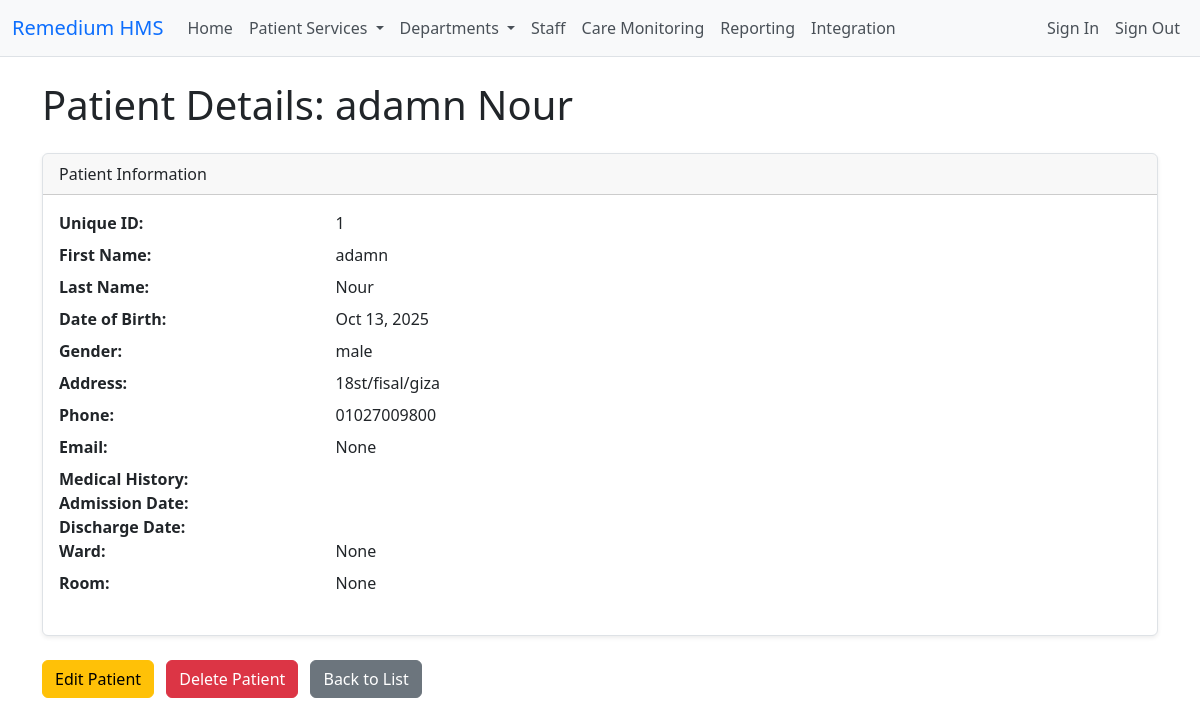
The page /patients/1/ (signed in) on the database its author committed.
### patients/models.py (models this page shows, shortened)
class Patient(models.Model):
    GENDER_CHOICES = [
        ('M', 'Male'),
        ('F', 'Female'),
        ('O', 'Other'),
        ('P', 'Prefer not to say'),
    ]
    class Meta:
        app_label = 'patients'
        permissions = [
            ('patients_view_patient', 'Can view patient'),
            ('patients_add_patient', 'Can add patient'),
            ('patients_change_patient', 'Can change patient'),
            ('patients_delete_patient', 'Can delete patient'),
        ]
        constraints = [
            models.CheckConstraint(
                check=models.Q(discharge_date__isnull=True) | models.Q(discharge_date__gte=models.F('admission_date')),
                name='discharge_after_admission'
            ),
        ]
    phone_regex = RegexValidator(
        regex=r'^\+?1?\d{9,15}$',
        message="Phone number must be entered in the format: '+999999999'. Up to 15 digits allowed."
    )
    unique_id = models.CharField(
        max_length=20,
        unique=True,
        help_text="Unique patient identifier"
    )
    first_name = models.CharField(
        max_length=50,
        help_text="Patient's first name"
    )
    last_name = models.CharField(
        max_length=50,
        help_text="Patient's last name"
    )
    date_of_birth = models.DateField(
        help_text="Patient's date of birth"
    )
    gender = models.CharField(
        max_length=1,
        choices=GENDER_CHOICES,
        help_text="Patient's gender"
    )
    address = models.TextField(help_text="Patient's address")
    phone = models.CharField(
        validators=[phone_regex],
        max_length=20,
        help_text="Patient's phone number"
    )
    email = models.EmailField(
        blank=True,
        null=True,
        help_text="Patient's email address"
    )
    insurance_provider = models.CharField(
        max_length=100,
        blank=True,
        null=True,
        help_text="Insurance provider name"
    )
    emergency_contact_name = models.CharField(
        max_length=100,
        blank=True,
        null=True,
        help_text="Emergency contact name"
    )
    emergency_contact_phone = models.CharField(
        validators=[phone_regex],
        max_length=20,
        blank=True,
        null=True,
        help_text="Emergency contact phone number"
    )
    medical_history = models.TextField(
        blank=True,
        null=True,
        help_text="Patient's medical history"
    )
    admission_date = models.DateTimeField(
        blank=True,
        null=True,
        help_text="Hospital admission date and time"
    )
    discharge_date = models.DateTimeField(
        blank=True,
        null=True,
        help_text="Hospital discharge date and time"
    )
    ward = models.ForeignKey(
        "hospital.Ward",
        on_delete=models.SET_NULL,
        blank=True,
        null=True,
        help_text="Assigned ward"
    )
    room = models.ForeignKey(
        "hospital.Room",
        on_delete=models.SET_NULL,
        blank=True,
        null=True,
        help_text="Assigned room"
    )

### patients/views.py (the view)
# urls.py: path('patients/<int:pk>/', views.PatientDetailView.as_view(), name='patient_detail'),
class PatientDetailView(LoginRequiredMixin, PermissionRequiredMixin, generic.DetailView):
    model = Patient
    template_name = 'patients/patient_detail.html'
    context_object_name = 'patient'
    permission_required = 'patients_view_patient'

### patients/templates/patients/patient_detail.html
{% extends 'base.html' %}
{% block content %}
<h1 class="mb-4">Patient Details: {{ patient.first_name }} {{ patient.last_name }}</h1>
<div class="card mb-4">
    <div class="card-header">
        Patient Information
    </div>
    <div class="card-body">
        <dl class="row">
            <dt class="col-sm-3">Unique ID:</dt>
            <dd class="col-sm-9">{{ patient.unique_id }}</dd>
            <dt class="col-sm-3">First Name:</dt>
            <dd class="col-sm-9">{{ patient.first_name }}</dd>
            <dt class="col-sm-3">Last Name:</dt>
            <dd class="col-sm-9">{{ patient.last_name }}</dd>
            <dt class="col-sm-3">Date of Birth:</dt>
            <dd class="col-sm-9">{{ patient.date_of_birth|date:"M d, Y" }}</dd>
            <dt class="col-sm-3">Gender:</dt>
            <dd class="col-sm-9">{{ patient.gender }}</dd>
            <dt class="col-sm-3">Address:</dt>
            <dd class="col-sm-9">{{ patient.address }}</dd>
            <dt class="col-sm-3">Phone:</dt>
            <dd class="col-sm-9">{{ patient.phone }}</dd>
            <dt class="col-sm-3">Email:</dt>
            <dd class="col-sm-9">{{ patient.email }}</dd>
            <dt class="col-sm-3">Medical History:</dt>
            <dd class="col-sm-9">{{ patient.medical_history }}</dd>
            <dt class="col-sm-3">Admission Date:</dt>
            <dd class="col-sm-9">{{ patient.admission_date|date:"M d, Y" }}</dd>
            <dt class="col-sm-3">Discharge Date:</dt>
            <dd class="col-sm-9">{{ patient.discharge_date|default:"N/A"|date:"M d, Y" }}</dd>
            <dt class="col-sm-3">Ward:</dt>
            <dd class="col-sm-9">{{ patient.ward }}</dd>
            <dt class="col-sm-3">Room:</dt>
            <dd class="col-sm-9">{{ patient.room }}</dd>
        </dl>
    </div>
</div>
<a href="{% url 'patient_update' patient.pk %}" class="btn btn-warning me-2">Edit Patient</a>
<a href="{% url 'patient_delete' patient.pk %}" class="btn btn-danger me-2">Delete Patient</a>
<a href="{% url 'patient_list' %}" class="btn btn-secondary">Back to List</a>
{% endblock %}

### templates/base.html (shortened to what this page needs)
{% load static %}
<!DOCTYPE html>
<html lang="en">
<head>
    <link href="https://cdn.jsdelivr.net/npm/bootstrap@5.3.2/dist/css/bootstrap.min.css" rel="stylesheet">
    <link rel="stylesheet" href="https://cdn.jsdelivr.net/npm/bootstrap-icons@1.11.3/font/bootstrap-icons.min.css">
    <link rel="stylesheet" href="{% static 'css/custom.css' %}">
</head>
<body>
    <nav class="navbar navbar-expand-lg navbar-light bg-light">
        <div class="container-fluid">
            <a class="navbar-brand" href="{% url 'home' %}">Remedium HMS</a>
            <div class="collapse navbar-collapse" id="navbarNav">
                <ul class="navbar-nav me-auto mb-2 mb-lg-0">
                    <li class="nav-item">
                        <a class="nav-link {% if request.resolver_match.app_name == 'core' %}active{% endif %}" aria-current="page" href="{% url 'home' %}">Home</a>
                    </li>
                    <li class="nav-item dropdown">
                        <a class="nav-link dropdown-toggle" href="#" id="navbarDropdownPatientServices" role="button" data-bs-toggle="dropdown" aria-expanded="false">
                            Patient Services
                        </a>
                    </li>
                    <li class="nav-item dropdown">
                        <a class="nav-link dropdown-toggle" href="#" id="navbarDropdownDepartments" role="button" data-bs-toggle="dropdown" aria-expanded="false">
                            Departments
                        </a>
                    </li>
                    <li class="nav-item">
                        <a class="nav-link {% if request.resolver_match.app_name == 'staff' %}active{% endif %}" href="{% url 'staff_list' %}">Staff</a>
                    </li>
                    <li class="nav-item">
                        <a class="nav-link {% if request.resolver_match.app_name == 'care_monitoring' %}active{% endif %}" href="{% url 'care_monitoring:patientcare_list' %}">Care Monitoring</a>
                    </li>
                    <li class="nav-item">
                        <a class="nav-link {% if request.resolver_match.app_name == 'reporting' %}active{% endif %}" href="{% url 'report_list' %}">Reporting</a>
                    </li>
                    <li class="nav-item">
                        <a class="nav-link {% if request.resolver_match.app_name == 'integration' %}active{% endif %}" href="{% url 'integration_list' %}">Integration</a>
                    </li>
                </ul>
                <ul class="navbar-nav">
                    <li class="nav-item">
                        <a class="nav-link" href="{% url 'login' %}">Sign In</a>
                    </li>
                    <li class="nav-item">
                        <a class="nav-link" href="{% url 'logout' %}">Sign Out</a>
                    </li>
                </ul>
            </div>
        </div>
    </nav>
    <div class="container mt-4" id="main-content">
        {% block content %}
        {% endblock %}
    </div>
</body>
</html>

### static/css/custom.css (style rules this page uses)
.navbar { background-color: #f8f9fa; border-bottom: 1px solid #dee2e6; }
.navbar-brand { font-weight: 500; color: #0d6efd; }
.nav-link { color: #495057; }
.card { border: 1px solid #dee2e6; box-shadow: 0 0.125rem 0.25rem rgba(0, 0, 0, 0.075); }

### rows shown on the page
Patient: first_name "adamn", last_name "Nour", unique_id "1", date_of_birth "Oct 13, 2025", gender "male", address "18st/fisal/giza", phone "01027009800", email "None", ward "None", room "None"
